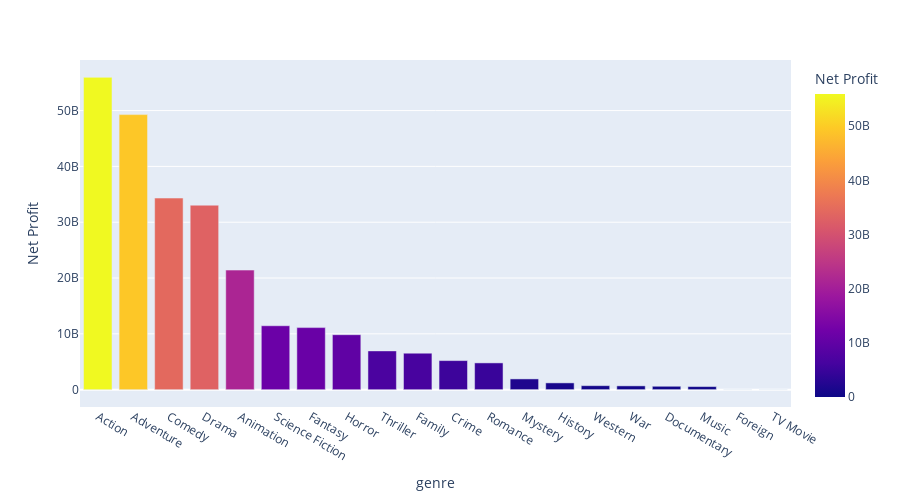

Notebook source saved alongside this figure:
### Code cell
director = movies.groupby("genre", as_index = False)
netprofit = director["profit"].sum()
netprofit = netprofit.sort_values('profit',ascending = False)
netprofit
data = px.data.gapminder()

#data_director = data[data.director == 'director']
fig = px.bar(netprofit, x='genre', y='profit',
             hover_data=['profit'], color='profit',
             labels={'profit':'Net Profit'}, height=500)
fig

### Figure 1 — Plotly figure (JSON) as saved in the notebook; plotly's stock layout.template omitted (floating-point values rounded to 4 significant figures)
{"data": [{"alignmentgroup": "True", "customdata": [[55954385564], [49277990706], [34327332371], [33051518628], [21422137774], [11447664172], [11117391459], [9846100061], [6942278101], [6536545004], [5205505872], [4792384664], [1923497253], [1209315415], [712475180], [675959440], [604721502], [550458728], [-113700], [-1000000]], "hoverlabel": {"namelength": 0}, "hovertemplate": "genre=%{x}<br>Net Profit=%{marker.color}", "legendgroup": "", "marker": {"color": [55954385564, 49277990706, 34327332371, 33051518628, 21422137774, 11447664172, 11117391459, 9846100061, 6942278101, 6536545004, 5205505872, 4792384664, 1923497253, 1209315415, 712475180, 675959440, 604721502, 550458728, -113700, -1000000], "coloraxis": "coloraxis"}, "name": "", "offsetgroup": "", "orientation": "v", "showlegend": false, "textposition": "auto", "type": "bar", "x": ["Action", "Adventure", "Comedy", "Drama", "Animation", "Science Fiction", "Fantasy", "Horror", "Thriller", "Family", "Crime", "Romance", "Mystery", "History", "Western", "War", "Documentary", "Music", "Foreign", "TV Movie"], "xaxis": "x", "y": [55954385564, 49277990706, 34327332371, 33051518628, 21422137774, 11447664172, 11117391459, 9846100061, 6942278101, 6536545004, 5205505872, 4792384664, 1923497253, 1209315415, 712475180, 675959440, 604721502, 550458728, -113700, -1000000], "yaxis": "y"}], "layout": {"barmode": "relative", "coloraxis": {"colorbar": {"title": {"text": "Net Profit"}}, "colorscale": [[0, "#0d0887"], [0.1111, "#46039f"], [0.2222, "#7201a8"], [0.3333, "#9c179e"], [0.4444, "#bd3786"], [0.5556, "#d8576b"], [0.6667, "#ed7953"], [0.7778, "#fb9f3a"], [0.8889, "#fdca26"], [1, "#f0f921"]]}, "height": 500, "legend": {"tracegroupgap": 0}, "margin": {"t": 60}, "xaxis": {"anchor": "y", "domain": [0, 1], "title": {"text": "genre"}}, "yaxis": {"anchor": "x", "domain": [0, 1], "title": {"text": "Net Profit"}}}}
